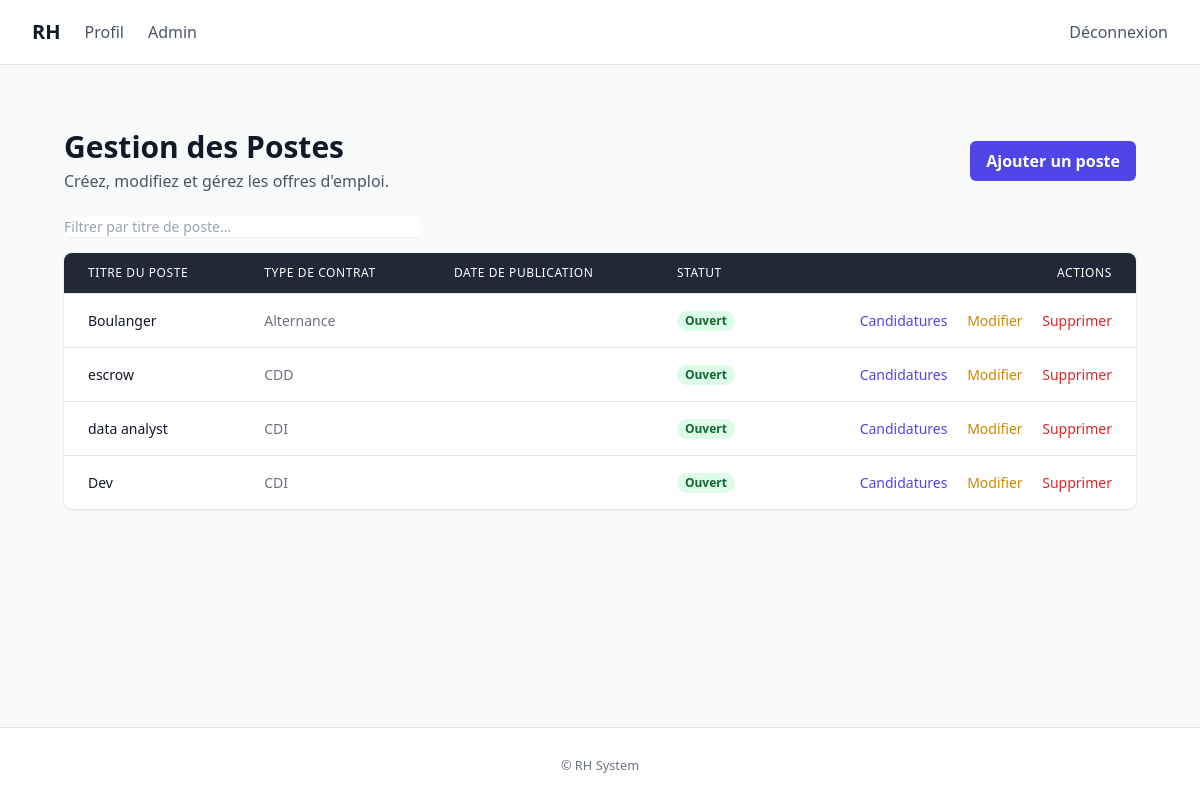
Page /recruitment/dashboard/admin/ (signed in) on the earlier database version.
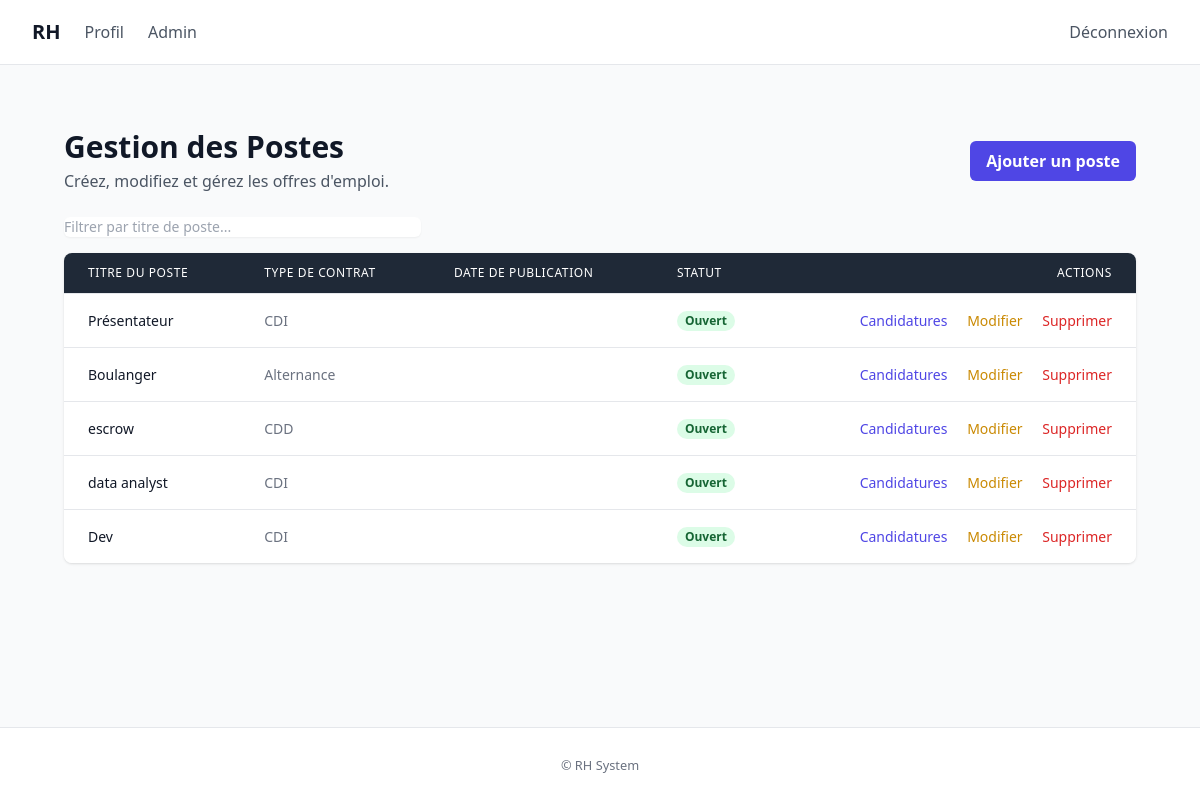
Same page on the later database version.
### recruitment/models.py (models this page shows, shortened)
class Poste(models.Model):
    class TypeContrat(models.TextChoices):
        CDI = "CDI", "CDI"
        CDD = "CDD", "CDD"
        ALTERNANCE = "Alternance", "Alternance"
    titre = models.CharField(max_length=200)
    description = models.TextField()
    competences_requises = models.TextField(blank=True)
    type_contrat = models.CharField(max_length=20, choices=TypeContrat.choices, default=TypeContrat.CDI)
    date_creation = models.DateTimeField(auto_now_add=True)
    actif = models.BooleanField(default=True)
    class Meta:
        ordering = ["-date_creation"]
        indexes = [
            models.Index(fields=["actif", "date_creation"]),
        ]

### recruitment/views.py (the view)
# urls.py: path('dashboard/admin/', views.AdminDashboardView.as_view(), name='dashboard_admin'),
class AdminDashboardView(AdminRequiredMixin, ListView):
    model = Poste
    template_name = "recruitment/dashboard_admin.html"
    context_object_name = "postes"

### recruitment/templates/recruitment/dashboard_admin.html (shortened to what this page needs)
{% extends "accounts/base.html" %}
{% block content %}
<div class="max-w-7xl mx-auto px-4 sm:px-6 lg:px-8 py-8">
    <div class="flex justify-between items-center mb-6">
        <div>
            <h1 class="text-3xl font-bold text-gray-900">Gestion des Postes</h1>
            <p class="text-gray-600 mt-1">Créez, modifiez et gérez les offres d'emploi.</p>
        </div>
        <a href="{% url 'recruitment:poste_create' %}" class="inline-flex items-center px-4 py-2 bg-primary text-white font-bold rounded-md hover:bg-indigo-700 focus:outline-none focus:ring-2 focus:ring-offset-2 focus:ring-primary">
            Ajouter un poste
        </a>
    </div>
    <div class="mb-4">
        <input type="text" id="filterAdminInput" class="block w-full md:w-1/3 rounded-md border-gray-300 shadow-sm focus:border-primary focus:ring-primary sm:text-sm" placeholder="Filtrer par titre de poste...">
    </div>
    <div class="overflow-x-auto bg-white rounded-lg shadow">
        <table class="min-w-full divide-y divide-gray-200">
            <thead class="bg-gray-800">
                <tr>
                    <th scope="col" class="px-6 py-3 text-left text-xs font-medium text-white uppercase tracking-wider">Titre du Poste</th>
                    <th scope="col" class="px-6 py-3 text-left text-xs font-medium text-white uppercase tracking-wider">Type de Contrat</th>
                    <th scope="col" class="px-6 py-3 text-left text-xs font-medium text-white uppercase tracking-wider">Date de Publication</th>
                    <th scope="col" class="px-6 py-3 text-left text-xs font-medium text-white uppercase tracking-wider">Statut</th>
                    <th scope="col" class="px-6 py-3 text-right text-xs font-medium text-white uppercase tracking-wider">Actions</th>
                </tr>
            </thead>
            <tbody id="postesTableBody" class="bg-white divide-y divide-gray-200">
                {% for poste in postes %}
                <tr class="hover:bg-gray-50">
                    <td class="px-6 py-4 whitespace-nowrap text-sm font-medium text-gray-900">{{ poste.titre }}</td>
                    <td class="px-6 py-4 whitespace-nowrap text-sm text-gray-500">{{ poste.get_type_contrat_display }}</td>
                    <td class="px-6 py-4 whitespace-nowrap text-sm text-gray-500">{{ poste.date_publication|date:"d/m/Y" }}</td>
                    <td class="px-6 py-4 whitespace-nowrap text-sm">
                        {% if poste.actif %}
                            <span class="px-2 inline-flex text-xs leading-5 font-semibold rounded-full bg-green-100 text-green-800">Ouvert</span>
                        {% else %}
                            <span class="px-2 inline-flex text-xs leading-5 font-semibold rounded-full bg-red-100 text-red-800">Fermé</span>
                        {% endif %}
                    </td>
                    <td class="px-6 py-4 whitespace-nowrap text-right text-sm font-medium">
                        <a href="{% url 'recruitment:poste_candidatures' poste.pk %}" class="text-primary hover:text-indigo-900">Candidatures</a>
                        <a href="{% url 'recruitment:poste_update' poste.pk %}" class="ml-4 text-yellow-600 hover:text-yellow-900">Modifier</a>
                        <a href="{% url 'recruitment:poste_delete' poste.pk %}" class="ml-4 text-red-600 hover:text-red-900">Supprimer</a>
                    </td>
                </tr>
                {% empty %}
                <tr>
                    <td colspan="5" class="text-center py-12 text-gray-500">Aucun poste à gérer.</td>
                </tr>
                {% endfor %}
            </tbody>
        </table>
    </div>
</div>
{% endblock %}

Differences in the rows shown:
added Poste: titre "Présentateur", type_contrat "CDI", actif "Ouvert"
